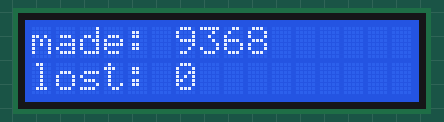
Simulated run of this sketch. Board: ESP32-C3. Parts: 16×2 character LCD. What the sketch prints to the serial monitor is not drawn.

Above: at 1.1 s.
At 5.2 s:
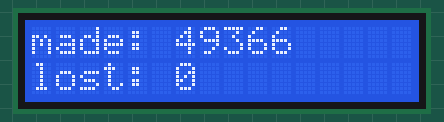
At 10.3 s:
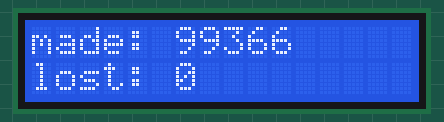
At 19.5 s:
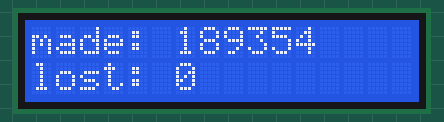
At 28.7 s:
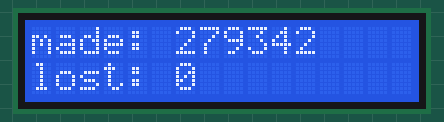
At 38.9 s:
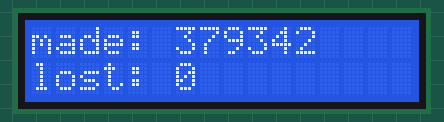

Measured:
- what the display in image 0 shows lasts 1.0 s, from 1.0 s to 2.0 s

The sketch:

ISRRule3.ino
```cpp
// ISRRule3: an ISR and loop() change one variable. Are presses lost?
// The slides "Rules for an ISR: 3. share data carefully" say: loop() does
//     counted += presses;   // take the new presses
//     presses = 0;          // start again from 0
// If the ISR adds 1 between these two lines, the press is lost, even on one core, even with volatile.
//
// A person cannot press a button exactly between two instructions. So here a TIMER makes the "presses":
// its ISR runs 10 000 times per second, exactly like the ISR of a button.
// A second counter, made, is changed ONLY by the ISR. It says how many presses there really were.
// Every second the sketch compares it with what loop() counted, and shows the difference on the LCD.
// The counters are never reset: made and lost only grow. They are unsigned long (32 bits): after
// 4 294 967 295 they wrap around to 0 by themselves, after about 5 days at 10 000 presses per second.
// made - counted stays correct even then, because unsigned arithmetic wraps around in the same way.
#include <Wire.h>
#include <LiquidCrystal_I2C.h>

LiquidCrystal_I2C lcd(0x27, 16, 2);

volatile int presses = 0;               // shared: the ISR adds, loop() reads and resets
volatile unsigned long made = 0;        // only the ISR changes it: the true number of presses
hw_timer_t *timer = NULL;

void IRAM_ATTR onPress() {              // the ISR: one "press"
  presses++;
  made++;
}

unsigned long counted = 0;              // all presses that loop() took so far
unsigned long lastReport = 0;

void setup() {
  Serial.begin(115200);
  Wire.begin(8, 9);
  lcd.init();
  lcd.backlight();
  timer = timerBegin(1000000);          // 1 MHz: one step = 1 us
  timerAttachInterrupt(timer, &onPress);
  timerAlarm(timer, 100, true, 0);      // a "press" every 100 us
}

void loop() {
  // the code from the slide
  counted += presses;   // take the new presses
  presses = 0;          // start again from 0

  if (millis() - lastReport >= 1000) {
    timerStop(timer);                   // no more presses for a moment: now the numbers can be compared
    delayMicroseconds(200);             // let an ISR that has already started finish
    counted += presses;                 // the last presses (the ISR cannot run now)
    presses = 0;
    unsigned long lost = made - counted;

    Serial.printf("made: %lu   counted: %lu   lost: %lu\r\n", made, counted, lost);
    lcd.clear();
    lcd.setCursor(0, 0);
    lcd.printf("made: %lu", made);
    lcd.setCursor(0, 1);
    lcd.printf("lost: %lu", lost);

    lastReport = millis();
    timerStart(timer);
  }
}
```
